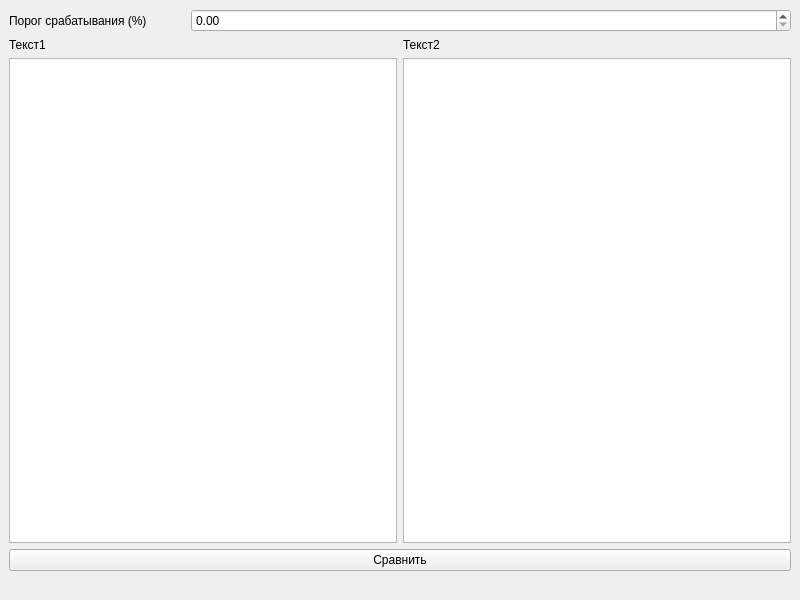
<?xml version="1.0" encoding="UTF-8"?>
<ui version="4.0">
 <class>MainWindow</class>
 <widget class="QMainWindow" name="MainWindow">
  <property name="geometry">
   <rect>
    <x>0</x>
    <y>0</y>
    <width>800</width>
    <height>600</height>
   </rect>
  </property>
  <property name="minimumSize">
   <size>
    <width>800</width>
    <height>600</height>
   </size>
  </property>
  <property name="maximumSize">
   <size>
    <width>800</width>
    <height>600</height>
   </size>
  </property>
  <property name="windowTitle">
   <string>Антиплагиат v0.0001</string>
  </property>
  <widget class="QWidget" name="centralwidget">
   <layout class="QVBoxLayout" name="verticalLayout_3">
    <item>
     <layout class="QHBoxLayout" name="horizontalLayout">
      <item>
       <widget class="QLabel" name="label1">
        <property name="text">
         <string>Порог срабатывания (%)</string>
        </property>
       </widget>
      </item>
      <item>
       <widget class="QDoubleSpinBox" name="box">
        <property name="minimumSize">
         <size>
          <width>600</width>
          <height>0</height>
         </size>
        </property>
       </widget>
      </item>
     </layout>
    </item>
    <item>
     <layout class="QHBoxLayout" name="horizontalLayout_2">
      <item>
       <layout class="QVBoxLayout" name="verticalLayout">
        <item>
         <widget class="QLabel" name="label2">
          <property name="text">
           <string>Текст1</string>
          </property>
         </widget>
        </item>
        <item>
         <widget class="QPlainTextEdit" name="edit1"/>
        </item>
       </layout>
      </item>
      <item>
       <layout class="QVBoxLayout" name="verticalLayout_2">
        <item>
         <widget class="QLabel" name="label3">
          <property name="text">
           <string>Текст2</string>
          </property>
         </widget>
        </item>
        <item>
         <widget class="QPlainTextEdit" name="edit2"/>
        </item>
       </layout>
      </item>
     </layout>
    </item>
    <item>
     <widget class="QPushButton" name="btn">
      <property name="text">
       <string>Сравнить</string>
      </property>
     </widget>
    </item>
    <item>
     <widget class="QLabel" name="label">
      <property name="text">
       <string/>
      </property>
     </widget>
    </item>
   </layout>
  </widget>
 </widget>
 <resources/>
 <connections/>
</ui>
